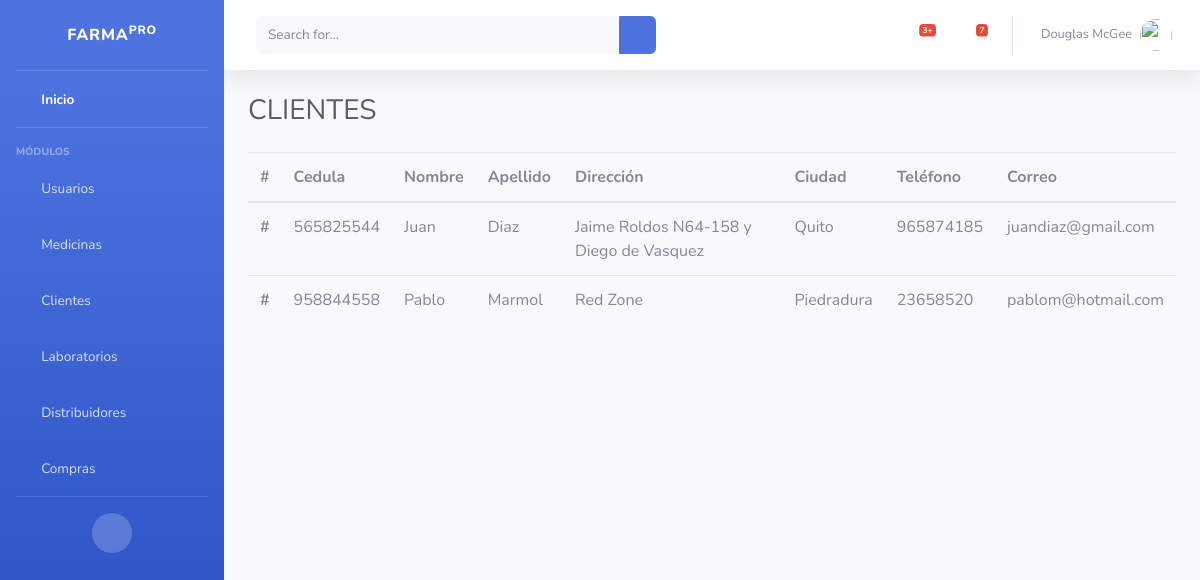
/clientes/, run on the app's committed database.
### clientes/models.py (models this page shows, shortened)
class Cliente(models.Model):
    cedula = models.CharField(max_length = 10, verbose_name="Cédula")
    nombre_cliente = models.CharField(max_length = 50, verbose_name="Nombre")
    apellido_cliente = models.CharField(max_length = 50, verbose_name="Apellido")
    direccion_cliente = models.CharField(max_length = 50, verbose_name="Dirección")
    ciudad_cliente = models.CharField(max_length = 20, verbose_name="Ciudad")
    telefono_cliente = models.CharField(max_length = 10,verbose_name="teléfono")
    correo_cliente = models.CharField(max_length = 50, verbose_name="Correo")
    created = models.DateTimeField(auto_now_add = True)
    updated = models.DateTimeField(auto_now = True)
    class Meta:
        verbose_name = "Cliente"
        verbose_name_plural = "Clientes"

### clientes/views.py (the view)
# urls.py: path('clientes/', clientes_views.clientes, name="clientes"),
def clientes(request):
    clientes=Cliente.objects.all()
    return render(request,"clientes/clientes.html", {"clientes":clientes})

### clientes/templates/clientes/clientes.html
{% extends 'core/base.html' %}
{% block cabecera %}
CLIENTES
{% endblock %}
{% block pie %}
<table class="table table-hover">
<thead>
    <tr>
      <th scope="col">#</th>
      <th scope="col">Cedula</th>
      <th scope="col">Nombre</th>
      <th scope="col">Apellido</th>
      <th scope="col">Dirección</th>
      <th scope="col">Ciudad</th>
      <th scope="col">Teléfono</th>
      <th scope="col">Correo</th>
    </tr>
  </thead>
    <tbody>
        {% for cliente in clientes %}
    <tr>
        <th scope="row">#</th>
        <td>{{cliente.cedula}}</td>
        <td>{{cliente.nombre_cliente}}</td>
        <td>{{cliente.apellido_cliente}}</td>
        <td>{{cliente.direccion_cliente}}</td>
        <td>{{cliente.ciudad_cliente}}</td>
        <td>{{cliente.telefono_cliente}}</td>
        <td>{{cliente.correo_cliente}}</td>
    </tr>
    {% endfor %}
    </tbody>
</table>
{% endblock %}

### data on the page
Cliente: cedula "565825544", nombre_cliente "Juan", apellido_cliente "Diaz", direccion_cliente "Jaime Roldos N64-158 y Diego de Vasquez", ciudad_cliente "Quito", telefono_cliente "965874185", correo_cliente "juandiaz@gmail.com"
Cliente: cedula "958844558", nombre_cliente "Pablo", apellido_cliente "Marmol", direccion_cliente "Red Zone", ciudad_cliente "Piedradura", telefono_cliente "23658520", correo_cliente "pablom@hotmail.com"
